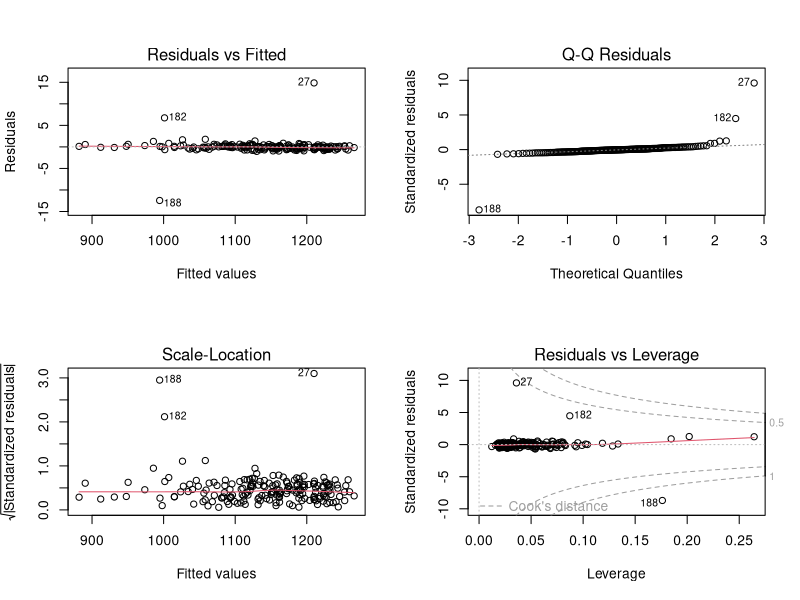
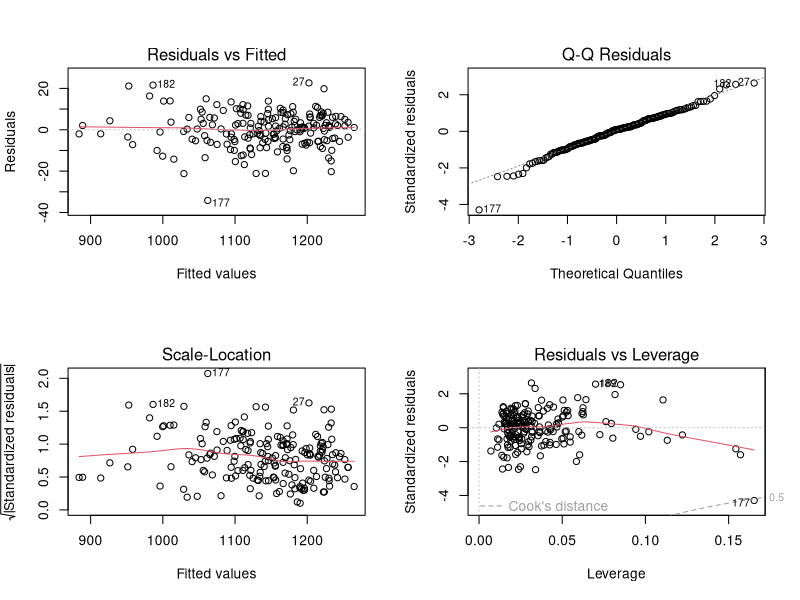

Generate these figures, in order, with R:
library(tidyverse)
library(readr)
library(leaps)
datos <- read_csv("datos.csv") %>% select(-N)
modelo1 <- lm(GLOBAL ~ ., datos)
summary(modelo1)
par(mfrow = c(2, 2))
plot(modelo1)
bs <- regsubsets(GLOBAL ~., datos, nbest = 2)
bs_summary <- summary(bs)
cbind(
  Cp = bs_summary$cp,
  R2 = bs_summary$rsq,
  adj_R2 = bs_summary$adjr2
)
modelo2 <- lm(GLOBAL ~ PMA + PAN + ELE + CLE + LES + ING, datos)
summary(modelo2)
plot(modelo2)
